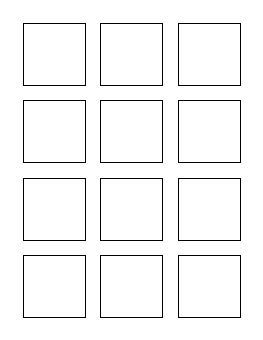
#> input picture image/squares.jpg, 263 x 340 px; its folder holds 5 pictures in this run
$ python contour.py
#> lines starting #> are read from the running program, lines starting #| are printed output that depends on the picture; after the words box and inside, x2 and y2 are one past the last pixel; in counts of white or black regions, pixels touching at a corner belong together
### app/utils.py
import cv2
import math
import matplotlib.pyplot as plt

def openPlot(img, title):
    images = [cv2.cvtColor(image, cv2.COLOR_BGR2RGB) for image in img]
    num_img = len(images)
    num_cols = math.ceil(math.sqrt(num_img))
    num_rows = math.ceil(num_img/num_cols)

    for i in range(num_img):
        plt.subplot(num_rows, num_cols, i+1)
        plt.imshow(images[i])
        plt.title(title[i])
        plt.xticks([]), plt.yticks([])

    plt.tight_layout()
    plt.show()

def showImage(image, title):
    for i in range(len(image)):
        cv2.imshow(title[i], image[i])

### app/contour.py
import cv2
import numpy as np
import utils

paht = '../image/'
filename = 'squares.jpg'

kernel = np.ones((3,3))

def getContours(img):
    global images, titles, imgContours
    img_blur = cv2.GaussianBlur(img, (5,5), 1)
    img_canny = cv2.Canny(img_blur, 50, 200)
    img_dilation = cv2.dilate(img_canny, kernel, iterations=3)
    img_eros = cv2.erode(img_dilation, kernel, iterations=4)
    con, hier = cv2.findContours(img_eros, cv2.RETR_EXTERNAL, cv2.CHAIN_APPROX_NONE)

    cv2.drawContours(imgContours, con, -1, (255,0,0), 3)
    images = images + [img_eros, imgContours]
    titles = titles + ["Binary", "Contours"]

img = cv2.imread(paht+filename)
#> img is the input picture: shape (340, 263, 3); min 0, max 255, mean 246.3
img_gray = cv2.cvtColor(img, cv2.COLOR_BGR2GRAY)
imgContours = img.copy()

# getContours(img)
img_blur = cv2.GaussianBlur(img_gray, (5,5), 1)
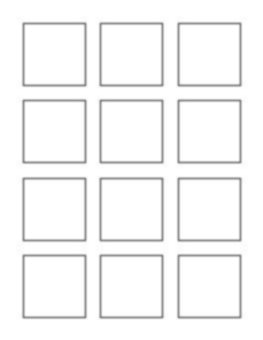
#> img_blur: shape (340, 263); min 136, max 255, mean 246.3
img_canny = cv2.Canny(img_blur, 50, 200)
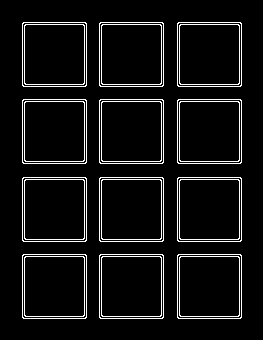
#> img_canny: shape (340, 263); 6.7% white in thin lines or dots, all inside (x1, y1, x2, y2) = (22, 22, 242, 319)
img_dilation = cv2.dilate(img_canny, kernel, iterations=1)
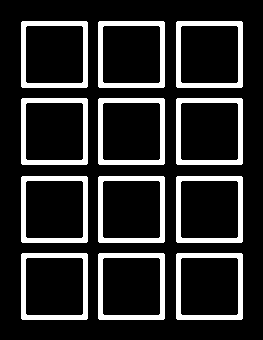
#> img_dilation: shape (340, 263); 16.6% white; 12 white regions
# img_eros = cv2.erode(img_dilation, kernel, iterations=4)

#contours
con, hier = cv2.findContours(img_dilation, cv2.RETR_EXTERNAL, cv2.CHAIN_APPROX_SIMPLE)
#> con = 12 contours; largest, box (x1, y1, x2, y2) and area: (176, 253, 243, 320) 4354, (98, 253, 165, 320) 4354, (21, 253, 88, 320) 4354, (176, 176, 243, 243) 4354, (98, 176, 165, 243) 4354
for cnt in con:
    cv2.drawContours(imgContours, cnt, -1,(0,0,255),2)

    #moment
    # cnt = con[0]
    M = cv2.moments(cnt)
    cx = int(M['m10']/M['m00'])
    cy = int(M['m01']/M['m00'])
    cv2.circle(imgContours,(cx,cy),3,(0,255,0),-1)
    print(cx,cy)

    #area
    area = cv2.contourArea(cnt)
    print(area)

    #arcLenght
    peri = cv2.arcLength(cnt, True)
    approx = cv2.approxPolyDP(cnt, 0.02*peri, True)
    print(len(approx))
#> this loop made 12 passes
#> (cx, cy, approx) on passes 1 to 11: (209, 286, [[177, 253], [176, 318], [241, 319], [242, 254]]), (131, 286, [[99, 253], [98, 318], [163, 319], [164, 254]]), (54, 286, [[22, 253], [21, 318], [86, 319], [87, 254]]), (209, 209, [[177, 176], [176, 241], [241, 242], [242, 177]]), (131, 209, [[99, 176], [98, 241], [163, 242], [164, 177]]), (54, 209, [[22, 176], [21, 241], [86, 242], [87, 177]]), (209, 131, [[177, 98], [176, 163], [241, 164], [242, 99]]), (131, 131, [[99, 98], [98, 163], [163, 164], [164, 99]]), (54, 131, [[22, 98], [21, 163], [86, 164], [87, 99]]), (209, 54, [[177, 21], [176, 86], [241, 87], [242, 22]]), (131, 54, [[99, 21], [98, 86], [163, 87], [164, 22]])
#> (printed output is left out)
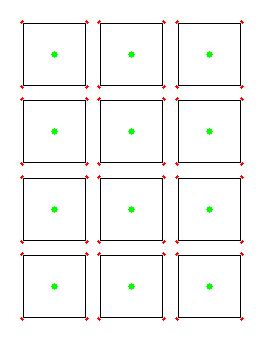
#> imgContours: shape (340, 263, 3); 0.82% of pixels changed, all inside (x1, y1, x2, y2) = (20, 20, 244, 321)

images = [img, img_canny, img_dilation,imgContours]
titles = ["Original", "canny", "dialtion", "Contours"]
utils.openPlot(images, titles)
#> in openPlot, `images = [cv2.cvtColor(image, cv2.COLOR_BGR2RGB) for image in img]`: images = 4 items
#> in openPlot, `num_img = len(images)`: num_img = 4
#> in openPlot, `num_cols = math.ceil(math.sqrt(num_img))`: num_cols = 2
#> in openPlot, `plt.show()`:
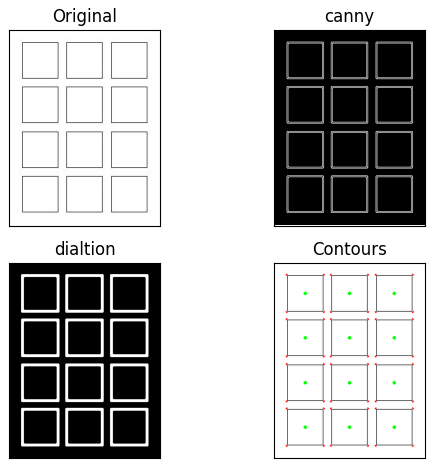
#> figure drawn by matplotlib, 4 panels
